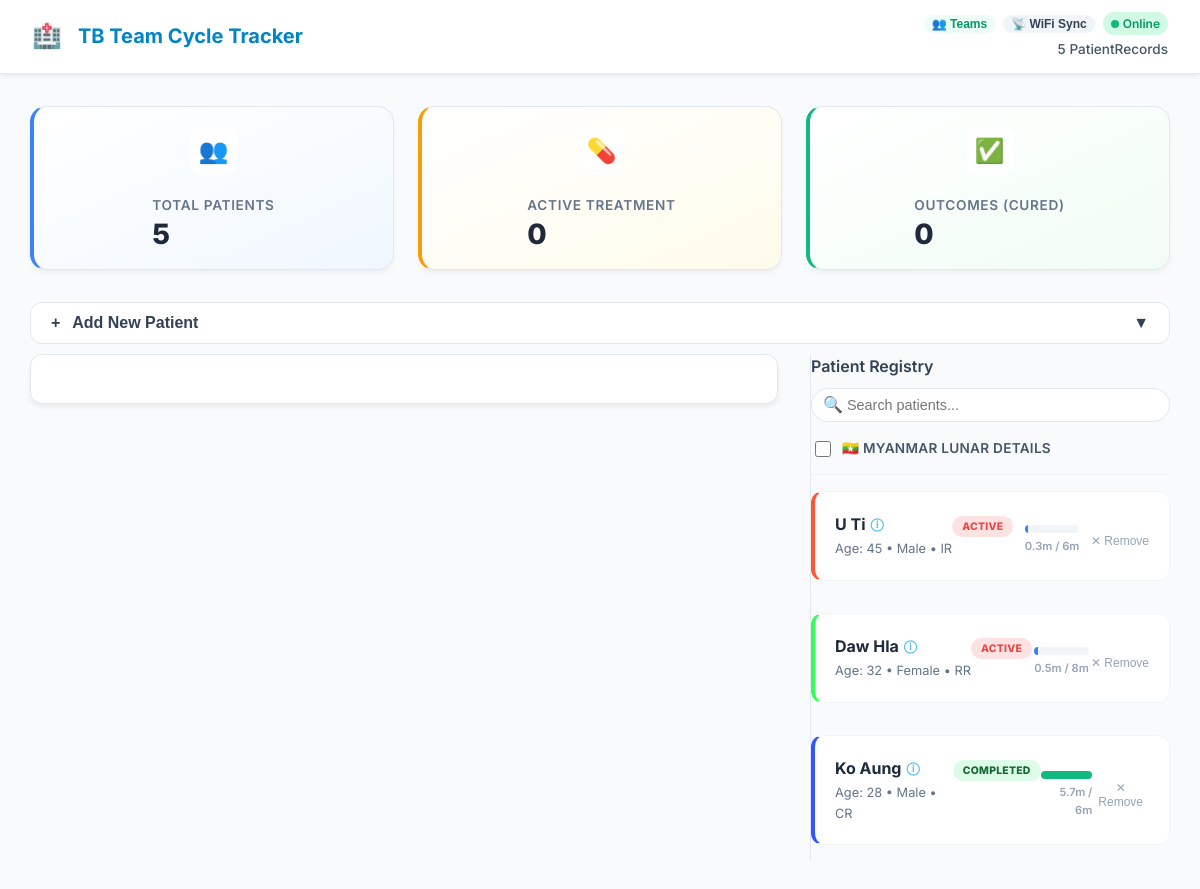
The page / on the database its author committed.
### app.py (models this page shows)
class Patient(db.Model):
    id = db.Column(db.Integer, primary_key=True)
    uid = db.Column(db.String(36), unique=True, default=lambda: str(uuid.uuid4())) # Unique Sync ID
    team_id = db.Column(db.String(50), default='DEFAULT') # <-- For Multi-Team Management
    name = db.Column(db.String(100), nullable=False)
    age = db.Column(db.Integer, nullable=False)
    sex = db.Column(db.String(10), nullable=False)
    address = db.Column(db.String(200))
    regime = db.Column(db.String(50), nullable=False)
    remark = db.Column(db.String(500))
    updated_at = db.Column(db.DateTime, default=datetime.utcnow, onupdate=datetime.utcnow) # Sync Timestamp
    events = db.relationship("Event", backref="patient", lazy=True, cascade="all, delete-orphan")

class Event(db.Model):
    id = db.Column(db.Integer, primary_key=True)
    title = db.Column(db.String(50))
    start = db.Column(db.String(20))
    color = db.Column(db.String(20))
    patient_id = db.Column(db.Integer, db.ForeignKey("patient.id"))
    updated_at = db.Column(db.DateTime, default=datetime.utcnow, onupdate=datetime.utcnow) # Sync Timestamp
    missed_days = db.Column(db.Integer, default=0)
    remark = db.Column(db.String(200))
    outcome = db.Column(db.String(20))  # e.g., Failed, LTFU, Died, Cured, Completed
    original_start = db.Column(db.String(20))  # store original planned date

### app.py (the view)
@app.route("/")
def index():
    patients = Patient.query.all()
    host_ip = get_local_ip()
    port = int(os.environ.get("PORT", 5000))
    share_url = f"http://{host_ip}:{port}"
    return render_template("index.html", patients=patients, share_url=share_url)

### app.py (called while the page is built)
def get_local_ip():
    try:
        s = socket.socket(socket.AF_INET, socket.SOCK_DGRAM)
        s.connect(("8.8.8.8", 80))
        ip = s.getsockname()[0]
        s.close()
        return ip
    except:
        return "127.0.0.1"

@app.after_request
def after_request(response):
    response.headers.add('Access-Control-Allow-Origin', '*')
    response.headers.add('Access-Control-Allow-Headers', 'Content-Type,Authorization')
    response.headers.add('Access-Control-Allow-Methods', 'GET,PUT,POST,DELETE,OPTIONS')
    return response

### templates/index.html (shortened to what this page needs)
<!DOCTYPE html>
<html lang="en">
  <head>
    <link
      href="https://cdn.jsdelivr.net/npm/fullcalendar@6.1.9/index.global.min.css"
      rel="stylesheet"
    />
    <link
      rel="stylesheet"
      href="{{ url_for('static', filename='style.css') }}"
    />
  </head>
  <body>
    <header>
      <h1>
        <span style="font-size: 1.5rem; margin-right: 0.5rem">🏥</span>
        TB Team Cycle Tracker
      </h1>
      <div style="display: flex; flex-direction: column; align-items: flex-end">
        <div
          style="
            display: flex;
            align-items: center;
            gap: 8px;
            margin-bottom: 4px;
          "
        >
          <button
            id="teamsBtn"
            style="
              border: none;
              background: #ecfdf5;
              color: #059669;
              font-size: 0.75rem;
              font-weight: 600;
              padding: 2px 8px;
              border-radius: 12px;
              cursor: pointer;
              display: flex;
              gap: 4px;
              position: relative;
            "
          >
            👥 Teams
          </button>
          <button
            id="wifiSyncBtn"
            style="
              border: none;
              background: #f1f5f9;
              color: var(--text-main);
              font-size: 0.75rem;
              font-weight: 600;
              padding: 2px 8px;
              border-radius: 12px;
              cursor: pointer;
              display: flex;
              align-items: center;
              gap: 4px;
            "
          >
            📡 WiFi Sync
          </button>
          <div
            id="networkStatus"
            style="
              font-size: 0.75rem;
              font-weight: 600;
              padding: 2px 8px;
              border-radius: 12px;
              background: #e0f2fe;
              color: #0284c7;
              display: inline-flex;
              align-items: center;
              gap: 4px;
            "
          >
          </div>
        </div>
        <div style="font-size: 0.85rem; color: #475569; font-weight: 500">
          <span id="headerCount">{{ patients|length }}</span> PatientRecords
        </div>
      </div>
    </header>
    <div class="container">
      <div class="dashboard-grid">
        <div
          class="stat-card stat-total"
          id="totalPatientsCard"
          onclick="openPatientList('all')"
        >
          <div class="stat-icon">👥</div>
          <div class="stat-content">
            <div class="stat-label">Total Patients</div>
            <div class="stat-value" id="totalCount">{{ patients|length }}</div>
          </div>
        </div>
        <div
          class="stat-card stat-active"
          id="activeCard"
          onclick="openPatientList('active')"
        >
          <div class="stat-icon">💊</div>
          <div class="stat-content">
            <div class="stat-label">Active Treatment</div>
            <div class="stat-value" id="activeCount">
              {% set active_count = 0 %} {% for p in patients %} {% set
              active_count = active_count + 1 %} {% endfor %} {{ active_count }}
            </div>
          </div>
        </div>
        <div
          class="stat-card stat-cured"
          id="outcomesCard"
          onclick="openPatientList('completed')"
        >
          <div class="stat-icon">✅</div>
          <div class="stat-content">
            <div class="stat-label">Outcomes (Cured)</div>
            <div class="stat-value" id="curedCount">0</div>
          </div>
        </div>
      </div>
      <div
        class="card"
        style="
          padding: 0;
          overflow: hidden;
          border: none;
          background: transparent;
          box-shadow: none;
        "
      >
        <button id="toggleFormBtn" class="btn toggle-btn">
          <span><span style="margin-right: 8px">+</span> Add New Patient</span>
          <span class="icon-toggle">▼</span>
        </button>
      </div>
      <div class="main-layout">
        <div id="calendar-container">
          <div id="calendar"></div>
        </div>
        <div class="card" id="legend">
          <h4
            style="
              margin-bottom: 0.5rem;
              display: flex;
              justify-content: space-between;
              align-items: center;
            "
          >
            Patient Registry
          </h4>
          <div style="position:relative; margin-bottom:1rem;">
            <input
              type="text"
              id="registrySearch"
              placeholder="Search patients..."
              style="
                width: 100%;
                padding: 8px 12px;
                padding-left: 35px;
                border-radius: 20px;
                border: 1px solid #e2e8f0;
                font-size: 0.9rem;
              "
            />
            <span
              style="
                position: absolute;
                left: 12px;
                top: 50%;
                transform: translateY(-50%);
                color: #94a3b8;
              "
              >🔍</span
            >
          </div>
          <div
            style="
              margin-bottom: 1rem;
              padding-bottom: 0.5rem;
              border-bottom: 1px solid #f1f5f9;
            "
          >
            <label
              style="
                display: flex;
                align-items: center;
                gap: 8px;
                cursor: pointer;
                font-size: 0.85rem;
                color: #475569;
              "
            >
              <input
                type="checkbox"
                id="toggleMyanmarDetails"
                style="width: 16px; height: 16px"
              />
              🇲🇲 Myanmar Lunar Details
            </label>
          </div>
          <ul id="registryList">
            {% for p in patients %} {% if p.events %}
            <li
              class="patient-item"
              data-name="{{ p.name|lower }}"
              data-uid="{{ p.uid }}"
              data-start="{{ p.events[0].start if p.events else '' }}"
              data-regime="{{ p.regime }}"
              style="border-left-color: {{ p.events[0].color if p.events else '#cbd5e1' }}"
            >
              <div
                style="
                  display: flex;
                  justify-content: space-between;
                  align-items: flex-start;
                "
              >
                <div style="flex: 1">
                  <strong
                    onclick="openPatientDetail('{{ p.uid }}')"
                    class="patient-name-link"
                  >
                    {{ p.name }} <span class="info-icon">ⓘ</span>
                  </strong>
                  <div class="patient-meta">
                    Age: {{ p.age }} • {{ p.sex }} • {{ p.regime }}
                  </div>
                </div>
                <div class="patient-status" id="status-{{ p.uid }}">
                  {% set last_event = p.events|sort(attribute='start')|last %}
                  {% if not last_event or not last_event.outcome %}
                  <span class="badge badge-active">Active</span>
                  {% else %} {% set out = last_event.outcome %}
                  <span
                    class="badge"
                    style="background: {{ '#dcfce7' if out in ['Cured', 'Completed'] else '#fee2e2' }}; color: {{ '#166534' if out in ['Cured', 'Completed'] else '#991b1b' }};"
                    >{{ out }}</span
                  >
                  {% endif %}
                </div>
              </div>
              <div class="progress-container" style="margin-top: 10px">
                <div class="progress-bar-bg">
                  <div
                    class="progress-bar-fill"
                    id="progress-{{ p.uid }}"
                    style="width: 0%"
                  ></div>
                </div>
                <div class="progress-label" id="progress-text-{{ p.uid }}">
                </div>
              </div>
              <div
                style="
                  margin-top: 10px;
                  display: flex;
                  justify-content: flex-end;
                "
              >
                <button
                  class="deletePatientBtn btn-text-danger"
                  data-id="{{ p.id }}"
                >
                  ✕ Remove
                </button>
              </div>
            </li>
            {% endif %} {% endfor %}
          </ul>
        </div>
      </div>
    </div>
  </body>
</html>

### rows shown on the page
Patient: name "U Ti", age "45", sex "Male", regime "IR", shows "ACTIVE"
Patient: name "Daw Hla", age "32", sex "Female", regime "RR", shows "ACTIVE"
Patient: name "Ko Aung", age "28", sex "Male", regime "CR"
Event: outcome "COMPLETED"

### other values the page prints
{{ patients|length }} "5"
{{ active_count }} "0"
